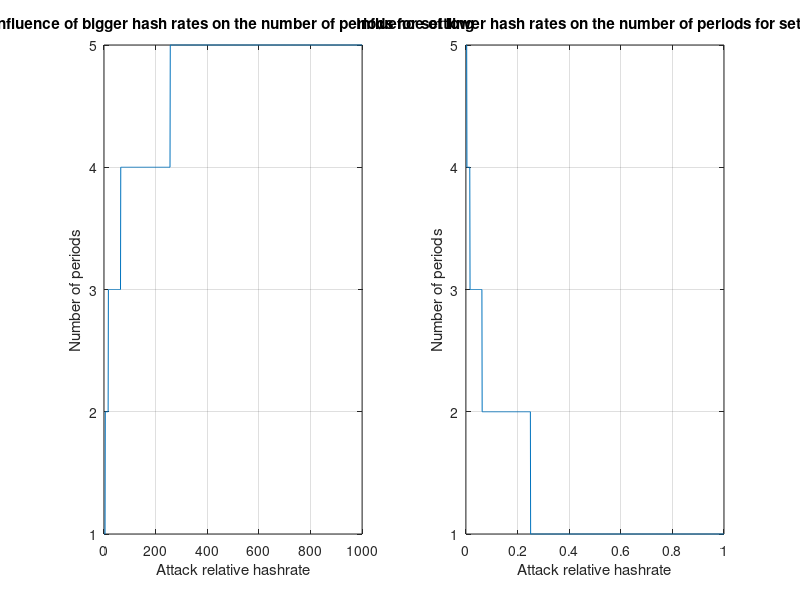
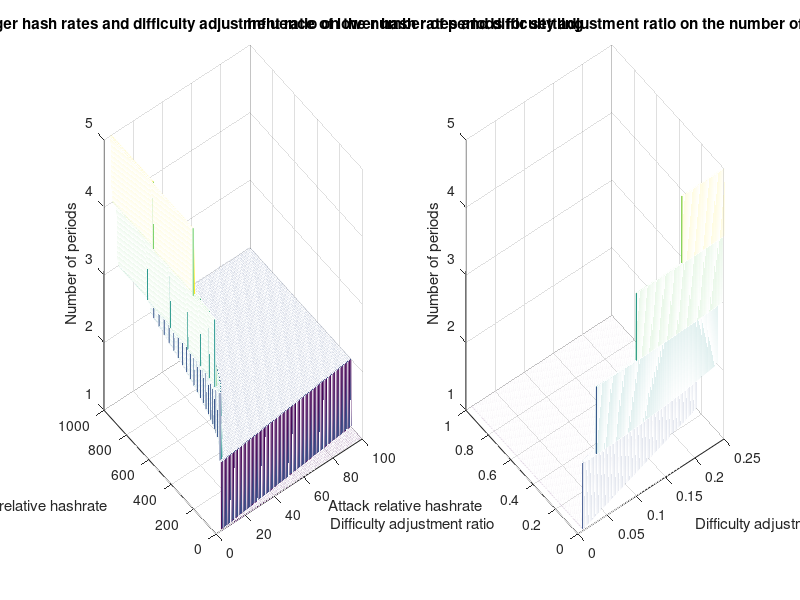

MATLAB code to generate these figures, in order:
%% Hashrate attack number of adjustment periods simulation
%% Author: Sebastian Rusu <sebastian.rusu@upandrunningsoftware.com>
%% Created: 2019-02-26
%% Copyright (C) 2019 ObEN, Inc.

% Evolution of the number of adjustment periods with the hash rate
%
% n = floor(1+log(dr, hattack/hinit)
%
% where,
%
% dr = drmax^sign(hattack-hinit)
%
% assuming that hattack != hinit.

clear all; close all;

%%%%%%%%%%%%%%%%%%%%%
% model configuration

drmax = 4;                        % maximum ratio for the adjustment of the difficulty
global hinit = 335 * 10^12;       % initial hashrate (H/s)
hr = 10^3;                        % attack hashrate ratio (1 - no attack)
npts = 10^3;                      % number of points in the simulation

figure(1);

%%%%%%%%%%%%%%%%%%%%%
% Influence of bigger hash rates on the number of periods for settling

h = hinit+1 : (hr*hinit-(hinit+1)) / npts : hr*hinit;
dr = drmax;
n = [];

for i = 1:length(h),
  n(i) = floor(1 + log(h(i)/hinit) / log(dr));
endfor

subplot(1, 2, 1);
plot(h / hinit, n);
hold on;
title("Influence of bigger hash rates on the number of periods for settling");
xlabel("Attack relative hashrate");
ylabel("Number of periods");
grid on;
hold off;

%%%%%%%%%%%%%%%%%%%%%
% Influence of lower hash rates on the number of periods for settling

h = (1/hr)*hinit : ((hinit-1)-(1/hr)*hinit) / npts : hinit-1;
dr = 1/drmax;
n = [];

for i = 1:length(h),
  n(i) = floor(1 + log(h(i)/hinit) / log(dr));
endfor

subplot(1, 2, 2);
plot(h / hinit, n);
hold on;
title("Influence of lower hash rates on the number of periods for settling");
xlabel("Attack relative hashrate");
ylabel("Number of periods");
grid on;
hold off;

figure(2);

%%%%%%%%%%%%%%%%%%%%%
% Influence of bigger hash rates and difficulty adjustment ratio on the number of periods for settling

h = hinit+1 : (hr*hinit-(hinit+1)) / npts : hr*hinit;
dr = 4: 1 :100;
n = [];

for i = 1:length(h),
  for j = 1:length(dr),
    n(i,j) = floor(1 + log(h(i)/hinit) / log(dr(j)));
  endfor
endfor

subplot(1, 2, 1);
mesh(dr, h / hinit, n);
hold on;
title("Influence of bigger hash rates and difficulty adjustment ratio on the number of periods for settling");
xlabel("Difficulty adjustment ratio");
ylabel("Attack relative hashrate");
zlabel("Number of periods");
grid on;
hold off;

%%%%%%%%%%%%%%%%%%%%%
% Influence of lower hash rates and difficulty adjustment ratio on the number of periods for settling

h = (1/hr)*hinit : ((hinit-1)-(1/hr)*hinit) / npts : hinit-1;
dr = 1/100 : (1/4 - 1/100) / npts : 1/4;
n = [];

for i = 1:length(h),
  for j = 1:length(dr),
    n(i,j) = floor(1 + log(h(i)/hinit) / log(dr(j)));
  endfor
endfor

subplot(1, 2, 2);
mesh(dr, h / hinit, n);
hold on;
title("Influence of lower hash rates and difficulty adjustment ratio on the number of periods for settling");
xlabel("Difficulty adjustment ratio");
ylabel("Attack relative hashrate");
zlabel("Number of periods");
grid on;
hold off;
